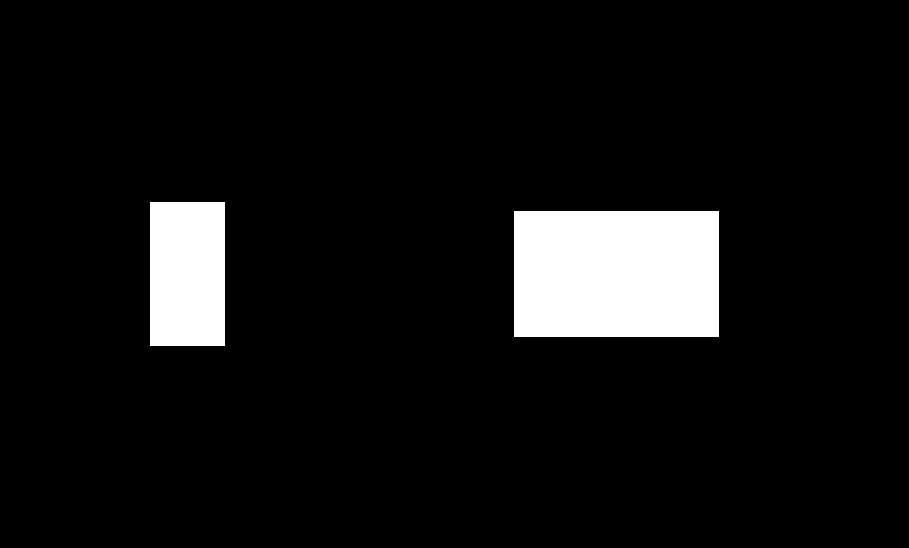
#> input picture tasks/dishup.png, 909 x 548 px
$ python convertor.py
#> lines starting #> are read from the running program, lines starting #| are printed output that depends on the picture; after the words box and inside, x2 and y2 are one past the last pixel; in counts of white or black regions, pixels touching at a corner belong together
import cv2
import numpy as np

# Load the image in grayscale
image = cv2.imread('dishup.png', cv2.IMREAD_GRAYSCALE)
#> image: shape (548, 909); 7.4% white; 2 white regions, box (x1, y1, x2, y2) and area: (514, 211, 719, 337) 25830, (150, 202, 225, 346) 10800

# Convert the grayscale image to a binary image
# Thresholding: set white pixels (255) to 0, and black pixels (0) to 1
_, binary_image = cv2.threshold(image, 127, 1, cv2.THRESH_BINARY_INV)

# Convert the binary image (0s and 1s) back to 0s and 255s to display properly
display_image = binary_image * 255

resized_image = cv2.resize(display_image, (200, 57), interpolation=cv2.INTER_NEAREST)
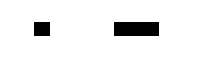
#> resized_image: shape (57, 200); 92.5% white; 2 black regions, box (x1, y1, x2, y2) and area: (114, 22, 159, 36) 630, (34, 22, 50, 36) 224

# Display the image in a CV window
cv2.imshow('Binary Image', resized_image)

# Wait for a key press and close the window
cv2.waitKey(0)
cv2.destroyAllWindows()

$ run again, with tasks/colors.png copied over tasks/dishup.png
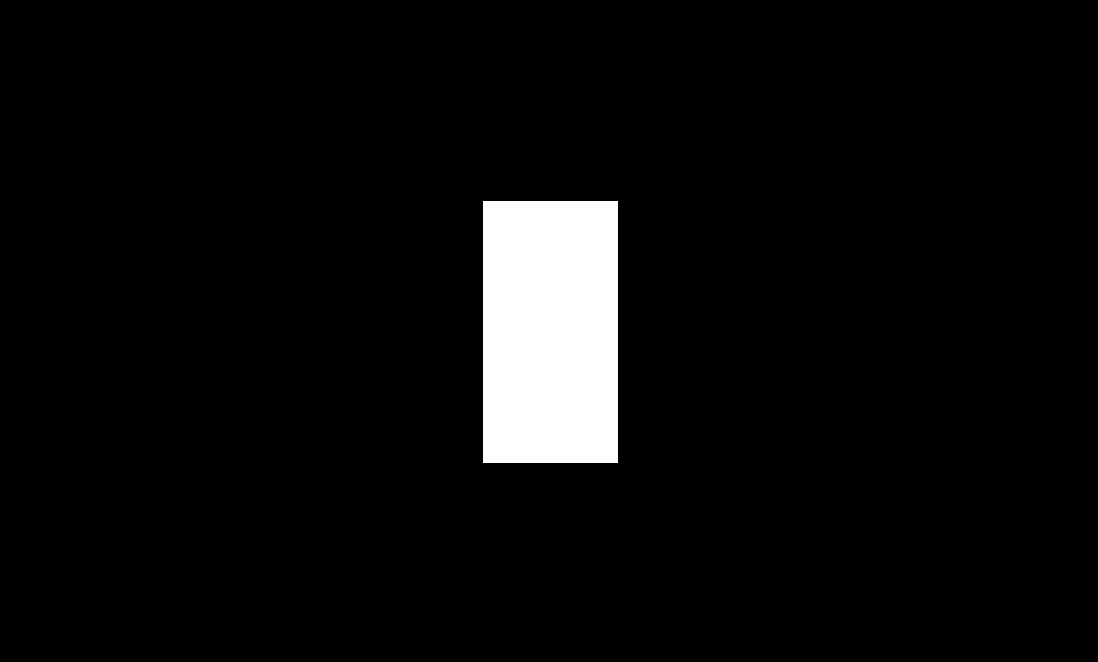
#> input picture tasks/colors.png, 1098 x 662 px
#> image: shape (662, 1098); 4.9% white; 1 white region, box (x1, y1, x2, y2) and area: (483, 201, 618, 463) 35370
#> `resized_image = cv2.resize(display_image, (200, 57), interpolation=cv2..`:
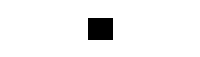
#> resized_image: shape (57, 200); 95.2% white; 1 black region, box (x1, y1, x2, y2) and area: (88, 18, 113, 40) 550

$ run again, with tasks/doorbell.png copied over tasks/dishup.png
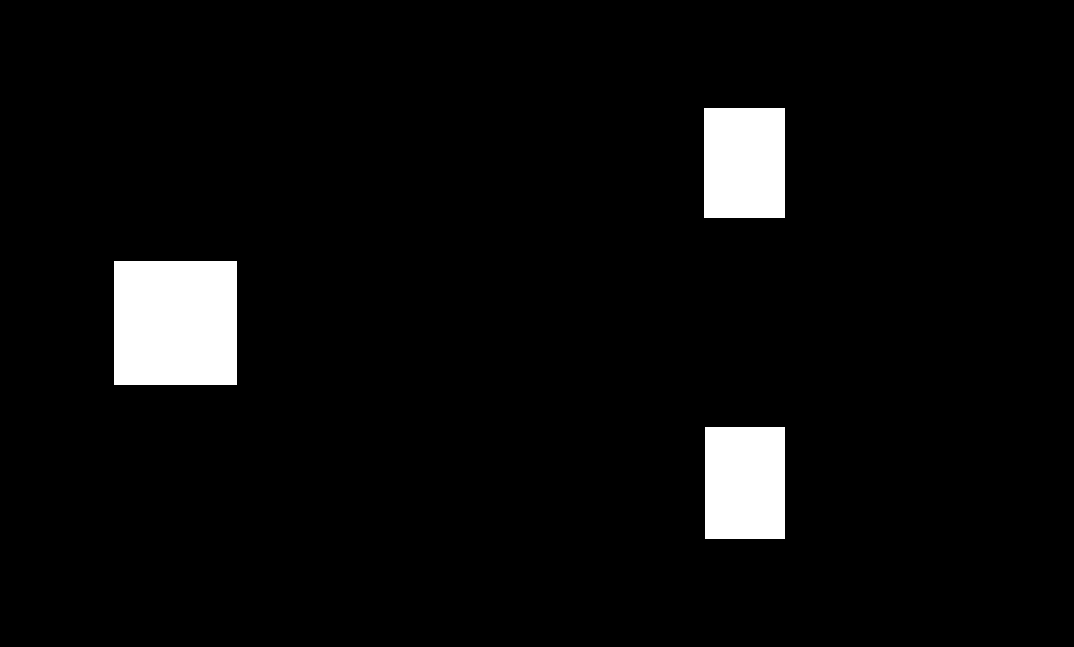
#> input picture tasks/doorbell.png, 1074 x 647 px
#> image: shape (647, 1074); 4.8% white; 3 white regions, box (x1, y1, x2, y2) and area: (114, 261, 237, 385) 15252, (705, 427, 785, 539) 8960, (704, 108, 785, 218) 8910
#> `resized_image = cv2.resize(display_image, (200, 57), interpolation=cv2..`:
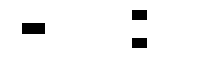
#> resized_image: shape (57, 200); 95.1% white; 3 black regions, box (x1, y1, x2, y2) and area: (22, 23, 45, 34) 253, (132, 10, 147, 20) 150, (132, 38, 147, 48) 150

$ run again, with tasks/emptyseats.png copied over tasks/dishup.png
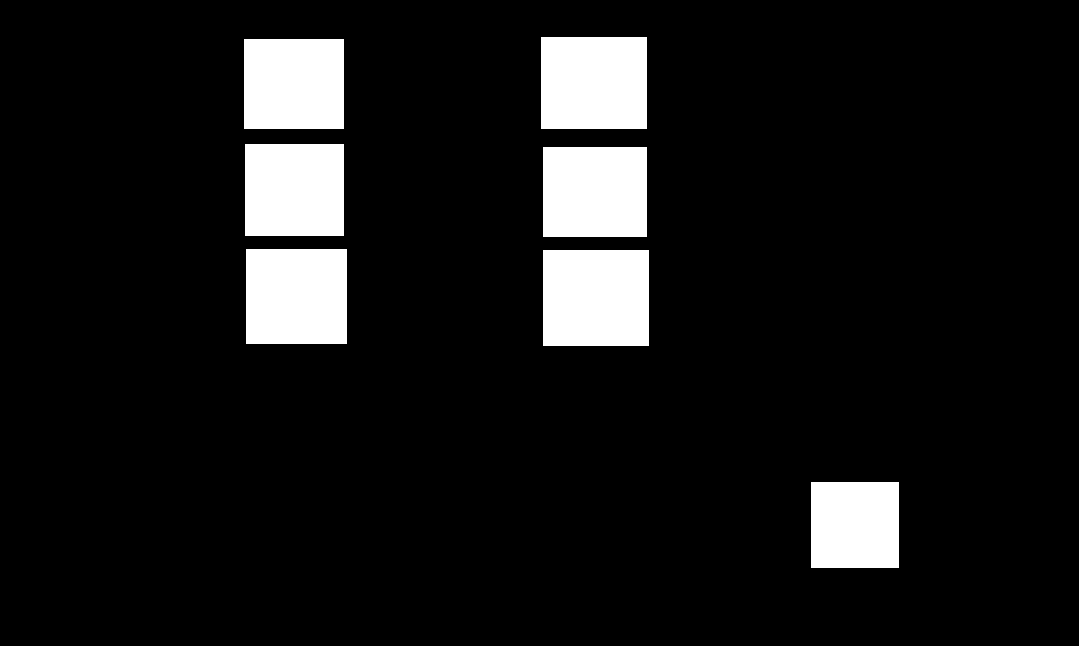
#> input picture tasks/emptyseats.png, 1079 x 646 px
#> image: shape (646, 1079); 9.3% white; 7 white regions, largest, box (x1, y1, x2, y2) and area: (543, 250, 649, 346) 10176, (541, 37, 647, 129) 9752, (246, 249, 347, 344) 9595
#> `resized_image = cv2.resize(display_image, (200, 57), interpolation=cv2..`:
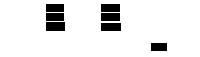
#> resized_image: shape (57, 200); 90.8% white; 7 black regions, largest, box (x1, y1, x2, y2) and area: (46, 22, 65, 31) 171, (101, 23, 121, 31) 160, (101, 4, 120, 12) 152
